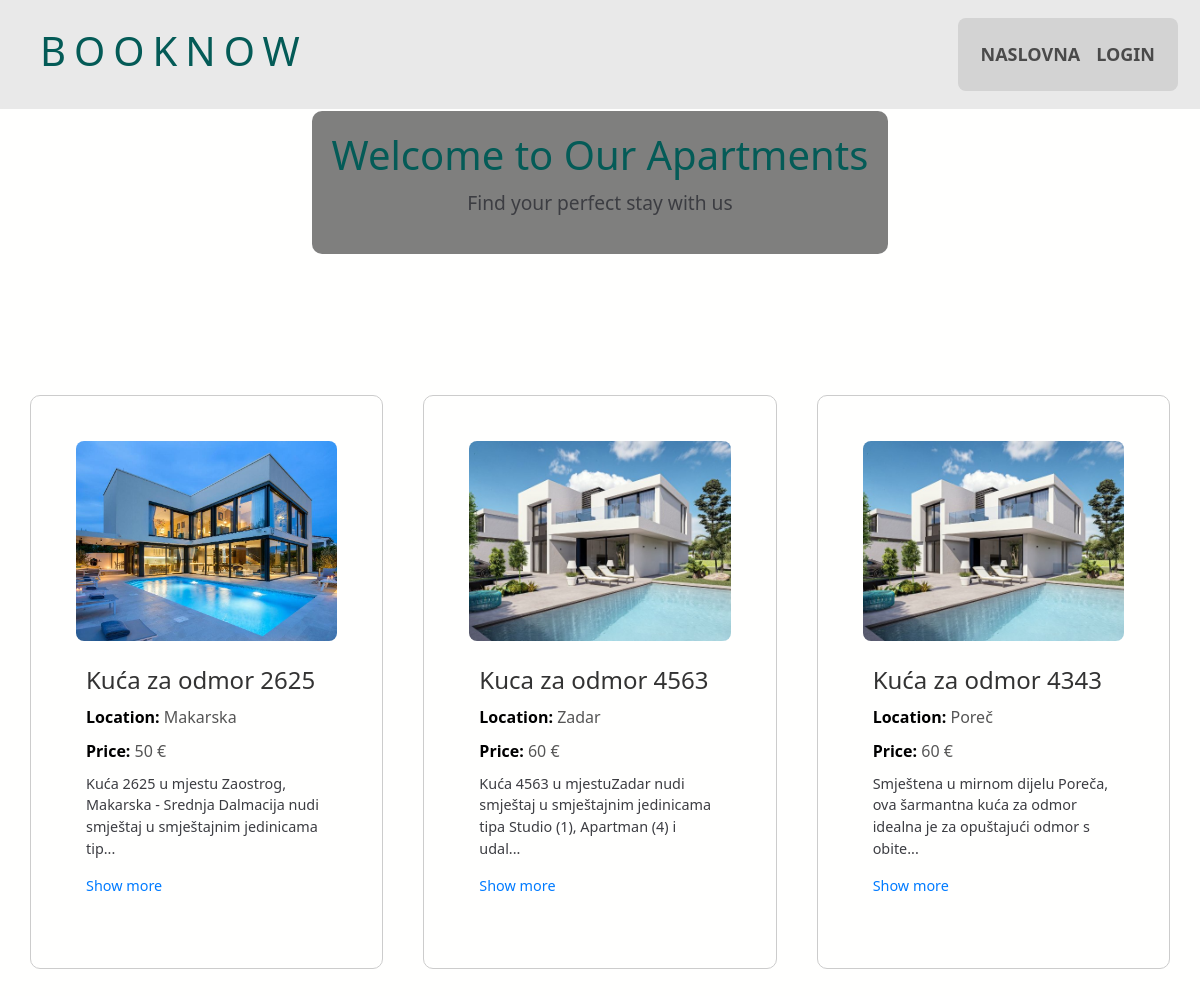
The page / on the database its author committed.
### app/models.py (models this page shows)
class Apartman(models.Model):
    title = models.CharField(max_length=200)
    description = models.TextField()
    location=models.TextField(default="no location")
    price = models.CharField(max_length=15, null=True, blank=True)
    user = models.ForeignKey(User, on_delete=models.CASCADE)
    contact_number = models.CharField(max_length=15, null=True, blank=True)
    apartman_image = models.ImageField(upload_to='apartman_img/', null=True, blank=True)

### app/views.py (the view, shortened to what this page needs)
# urls.py: path('', views.home, name='home_path'),
def home(request):
    apartmans = Apartman.objects.all()
    form = ApartmanForm()
    context = {
        'apartmans': apartmans,
        'form': form
    }
    return render(request, 'app/home.html', context)

### app/templates/app/home.html (shortened to what this page needs)
{% extends 'app/base.html' %}
{% block content %}
{% load static %}
<section class="header-image">
    <div class="header-overlay">
        <h1>Welcome to Our Apartments</h1>
        <p>Find your perfect stay with us</p>
    </div>
</section>
<div class="card-wrapper-home">
    {% for apartman in apartmans %}
    <div class="card-home">
        <div class="card-body-home">
            {% if apartman.apartman_image %}
            <a href="{% url 'app:apartman_detail' apartman.id %}" class="load-content" data-url="{% url 'app:apartman_detail' apartman.id %}">
                <img src="{{ apartman.apartman_image.url }}" class="card-img-top" alt="{{ apartman.title }}">
            </a>
            {% endif %}
            <div class="card-content">
                <a href="{% url 'app:apartman_detail' apartman.id %}" class="load-content" data-url="{% url 'app:apartman_detail' apartman.id %}">
                    <h5 class="card-title-home">{{ apartman.title }}</h5>
                </a>
                <p class="card-text"><b>Location:</b> {{ apartman.location }}</p>
                <p class="card-text" data-type="price"><b>Price:</b> {{ apartman.price }} €</p>
                {% if apartman.description %}
                <div class="description-summary">
                    <p class="summary-text">{{ apartman.description|slice:":100" }}{% if apartman.description|length > 100 %}...{% endif %}</p>
                    {% if apartman.description|length > 100 %}
                        <p><a href="#" class="show-more">Show more</a></p>
                    {% endif %}
                </div>
                {% endif %}
            </div>
        </div>
    </div>
    {% empty %}
        <p>No available apartments</p>
    {% endfor %}
</div>
{% endblock content %}

### static/app/app.css (style rules this page uses)
* { padding: 0; margin: 0; }
body { background-color: #fffffe; }
h1 { color: #045B57; }
p { color: #3C3D42; }
.card-img-top { margin-bottom: 15px; }
.card-title-home { font-size: 35px; color: grey; }
a { text-decoration: none; }
.card-body-home img { border-radius: 8px; }
.card-body-home { margin: 30px; }
.card-home { border: 1px solid #ccc; margin: 10px; border-radius: 10px; }
.header-image { position: relative; height: 365px; display: flex; align-items: center; justify-content: center; color: white; text-align: center; }
.header-overlay { background: rgba(0, 0, 0, 0.5); padding: 20px; border-radius: 10px; }
.header-overlay h1 { font-size: 2.5rem; margin-bottom: 10px; }
.header-overlay p { font-size: 1.2rem; }
.card-wrapper-home { max-width: 1200px; margin: 0 auto; display: grid; grid-template-columns: repeat(3, 1fr); gap: 20px; padding: 20px; }
.card-img-top { width: 100%; height: 200px; object-fit: cover; }
.card-body-home { padding: 15px; }
.card-content { padding: 10px; }
.card-title-home { font-size: 1.5rem; margin-bottom: 10px; color: #333; }
.card-text { margin-bottom: 10px; color: #555; }
.card-text b { color: #000; }
.description-summary, .full-description { font-size: 0.9rem; color: #666; }
.show-more { color: #007bff; text-decoration: none; }

### rows shown on the page
Apartman: apartman_image (picture), title "Kuća za odmor 2625", location "Makarska", price "50", description "Kuća 2625 u mjestu Zaostrog, Makarska - Srednja Dalmacija nudi smještaj u smještajnim jedinicama tip", shows "Show more"
Apartman: apartman_image (picture), title "Kuca za odmor 4563", location "Zadar", price "60", description "Kuća 4563 u mjestuZadar nudi smještaj u smještajnim jedinicama tipa Studio (1), Apartman (4) i udal", shows "Show more"
Apartman: apartman_image (picture), title "Kuća za odmor 4343", location "Poreč", price "60", description "Smještena u mirnom dijelu Poreča, ova šarmantna kuća za odmor idealna je za opuštajući odmor s obite", shows "Show more"
